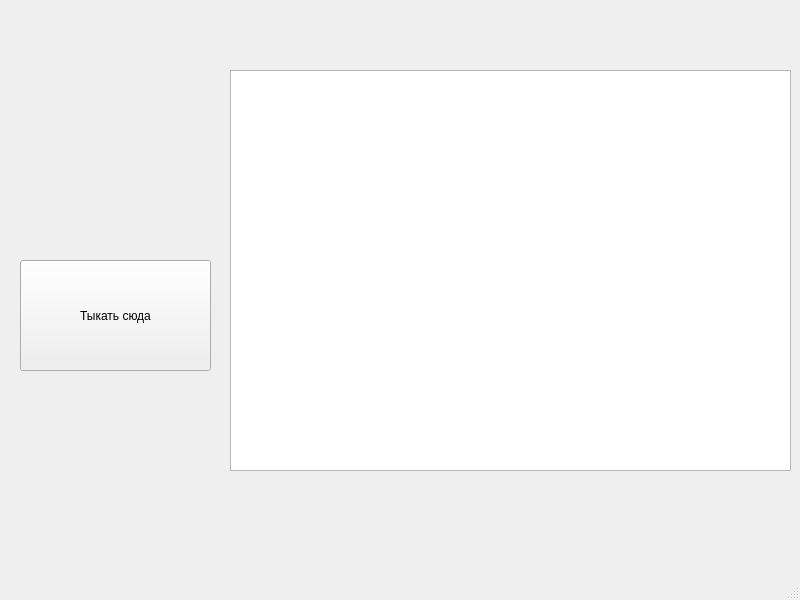
<?xml version="1.0" encoding="UTF-8"?>
<ui version="4.0">
 <class>MainWindow</class>
 <widget class="QMainWindow" name="MainWindow">
  <property name="geometry">
   <rect>
    <x>0</x>
    <y>0</y>
    <width>800</width>
    <height>600</height>
   </rect>
  </property>
  <property name="windowTitle">
   <string>MainWindow</string>
  </property>
  <widget class="QWidget" name="centralwidget">
   <widget class="QPushButton" name="pushButton">
    <property name="geometry">
     <rect>
      <x>20</x>
      <y>260</y>
      <width>191</width>
      <height>111</height>
     </rect>
    </property>
    <property name="text">
     <string>Тыкать сюда</string>
    </property>
   </widget>
   <widget class="QTextEdit" name="textEdit">
    <property name="geometry">
     <rect>
      <x>230</x>
      <y>70</y>
      <width>561</width>
      <height>401</height>
     </rect>
    </property>
   </widget>
  </widget>
  <widget class="QMenuBar" name="menubar">
   <property name="geometry">
    <rect>
     <x>0</x>
     <y>0</y>
     <width>800</width>
     <height>26</height>
    </rect>
   </property>
  </widget>
  <widget class="QStatusBar" name="statusbar"/>
 </widget>
 <resources/>
 <connections/>
</ui>
